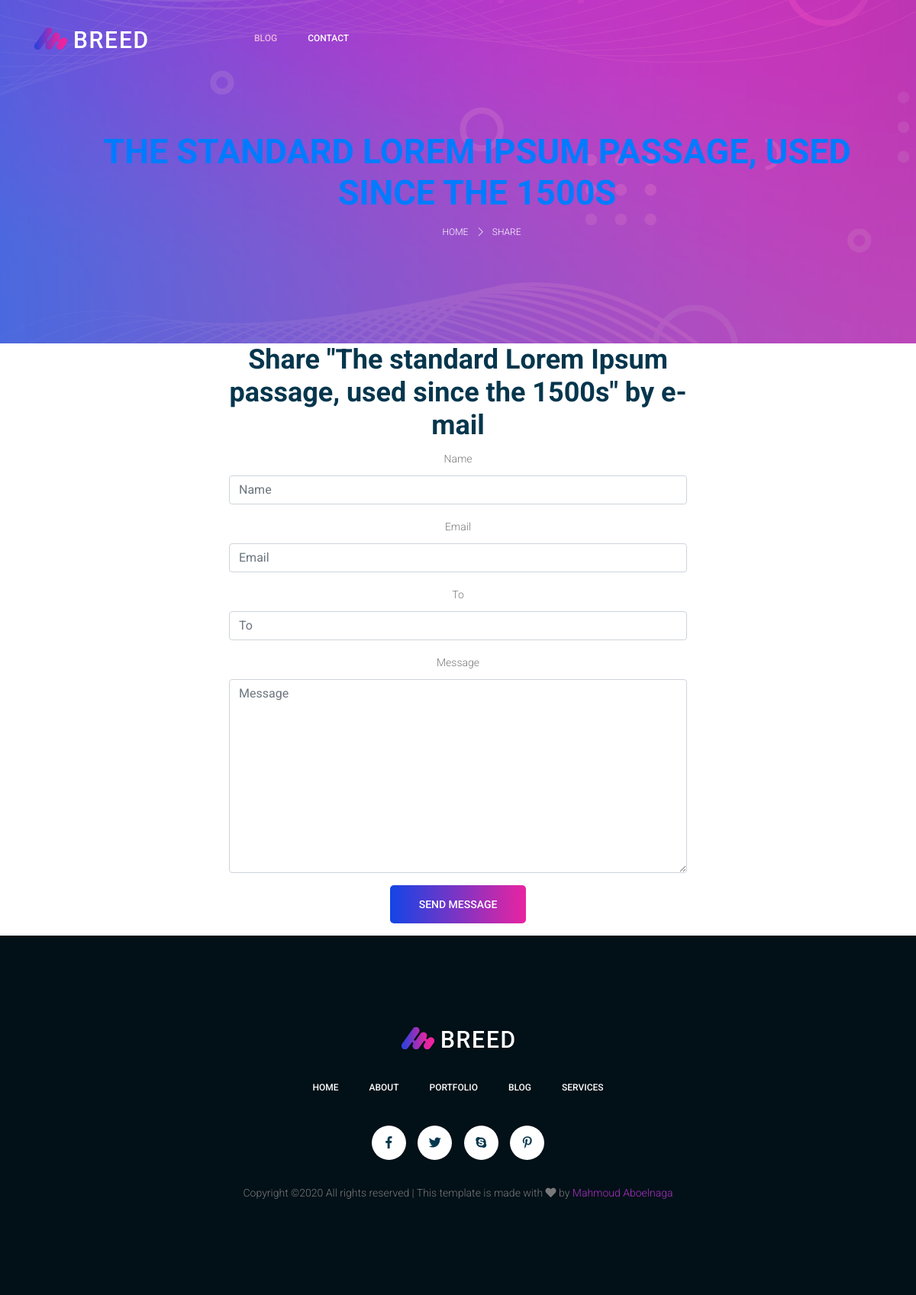
Screenshot of /11/share/ with the database file from the repository.
### blog_app/models.py (models this page shows, shortened)
class Post(models.Model):
    STATUS_CHOICES = (
        ('draft','Draft'),
        ('published','Published'),
    )
    category  = models.ForeignKey('Category',related_name='blog_posts1', on_delete=models.CASCADE)
    author    = models.ForeignKey(User, related_name='blog_posts2',on_delete=models.CASCADE)
    image     = models.ImageField(upload_to='post_img/')
    title     = models.CharField(max_length=250)
    slug      = models.SlugField(blank=True, null=True)
    body      = models.TextField()
    publish   = models.DateTimeField(default=timezone.now)
    created   = models.DateTimeField(auto_now_add=True)
    updated   = models.DateTimeField(auto_now=True)
    status    = models.CharField(max_length=10,choices=STATUS_CHOICES,default='draft')
    objects   = models.Manager()
    published = PostManager()
    tags      = TaggableManager()
    class Meta:
        ordering = ('-created',)
    def get_absolute_url(self):
        return reverse('post-detail', args=[self.publish.year,
            self.publish.month,
            self.publish.day,
            self.slug
        ])

### blog_app/views.py (the view)
# urls.py: path('<int:post_id>/share/', views.post_share , name='post_share'),
def post_share(request, post_id):
    post = get_object_or_404(Post, id=post_id, status='published')
    sent = False
    if request.method == 'POST':
        form = EmailPostForm(request.POST)
        if form.is_valid():
            cd = form.cleaned_data
            post_url = request.build_absolute_uri(post.get_absolute_url())
            subject = '{} ({}) recommends you reading "{}"'.format(cd['name'], cd['email'], post.title)
            message = 'Read "{}" at {}\n\n{}\'s comments:{}'.format(post.title, post_url, cd['name'], cd['message'])
            send_mail(subject, message, 'admin@myblog.com',[cd['to']])
            sent = True
    else:
        form = EmailPostForm()
    return render(request, 'post_share.html', {'post': post,'form': form,'sent': sent})

### blog_app/forms.py
class EmailPostForm(forms.Form):
    name    = forms.CharField(max_length=25)
    email   = forms.EmailField()
    to      = forms.EmailField()
    message = forms.CharField(widget=forms.Textarea)

### blog_app/templates/post_share.html
{% extends "base.html" %}
{% load bootstrap4 %}
{% block our1 %}
  <a href="{{post.get_absolute_url}}">{{post.title}}</a>
{% endblock our1 %}
{% block our2 %}
  Share
{% endblock our2 %}
{% block content %}
    {% if sent %}
    <div style="max-width: 50%;text-align: center;margin: 0 25% 0;">
        <h1>E-mail successfully sent</h1>
        <p>
            "{{ post.title }}" was successfully sent to {{ form.cleaned_data.to }}.
        </p>
    </div>
    {% else %}
        <div style="max-width: 50%;text-align: center;margin: 0 25% 0;">
            <h1>Share "{{ post.title }}" by e-mail</h1>
        </div>
        <form action="" style="max-width: 50%;text-align: center;margin: 0 25% 0;" method="post">{% csrf_token %}
            {% bootstrap_form form %}
            {% buttons %}
                <div class="form-group mt-lg-3">
                    <button type="submit" class="primary_btn button-contactForm">Send Message</button>
                </div>
            {% endbuttons %}
        </form>
    {% endif %}
{% endblock %}

### static/css/style.css (style rules this page uses)
body { font-size:14px;line-height:27px;font-weight:300;font-family:"Roboto",sans-serif;color:#797979 }
h1,h2,h3,h4,h5,h6 { font-family:"Roboto",sans-serif;font-weight:700;color:#05364d }
a { text-decoration:none;transition:all 0.3s ease-in-out }
button.primary_btn { border:0 }
.primary_btn { display:inline-block;background:linear-gradient(to right, #1345e6 0%, #ed239f 51%, #1345e6 100%);color:#fff;letter-spacing:0px;font-family:"Roboto",sans-serif;font-weight:500;font-size:14px;line-height:50px;padding:0 38px;outline:none !important;text-align:center;cursor:pointer;text-transform:uppercase;border-radius:5px;background-size:200% auto }
h1 { font-size:36px }

### rows the page displays
Post: title "THE STANDARD LOREM IPSUM PASSAGE, USED SINCE THE 1500S", title "The standard Lorem Ipsum passage, used since the 1500s"
